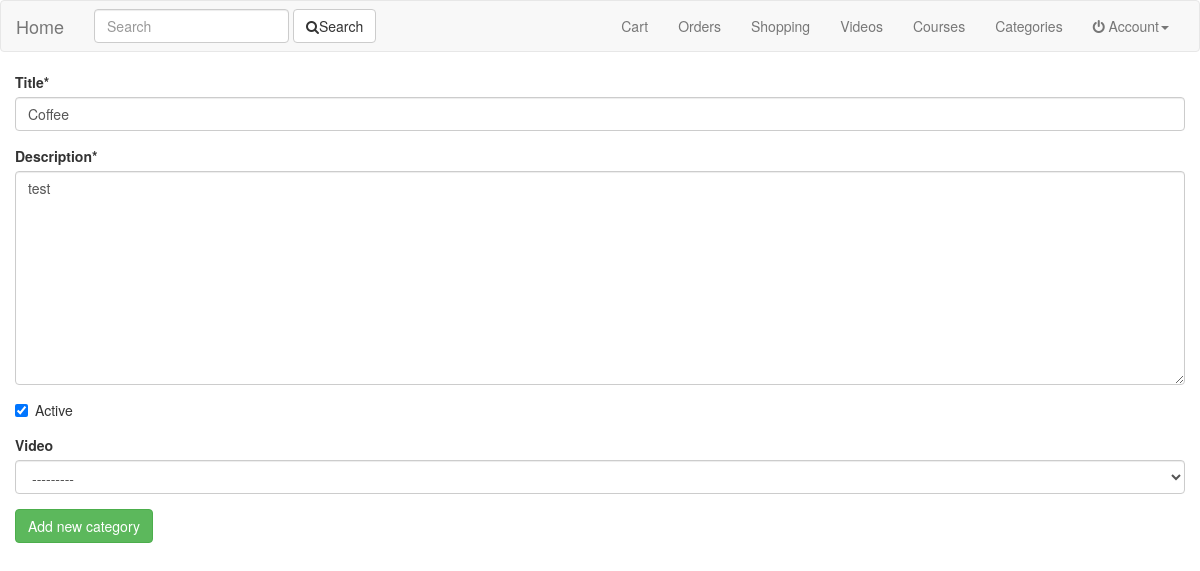
Page /categories/coffee/update/ on the committed database.
### categories/models.py (models this page shows, shortened)
class Category(models.Model):
	video 		= models.ForeignKey(Video, null=True, blank=True)
	title 		= models.CharField(max_length=120)
	slug 		= models.SlugField(blank=True)
	description = models.TextField()
	active 		= models.BooleanField(default=True)
	updated 	= models.DateTimeField(auto_now=True)
	timestamp 	= models.DateTimeField(auto_now_add=True)
	objects = CategoryManager()
	class Meta:
		verbose_name = "Category"
		verbose_name_plural = "Categories"

### videos/models.py (models this page shows, shortened)
class Video(models.Model):
	embed_code 		= models.TextField()
	title 			= models.CharField(max_length=120)
	slug 			= models.SlugField(blank=True)
	free			= models.BooleanField(default=True)
	active 			= models.BooleanField(default=True)
	member_required = models.BooleanField(default=False)
	updated 		= models.DateTimeField(auto_now=True)
	timestamp		= models.DateTimeField(auto_now_add=True)
	objects = VideoManager()
	def __str__(self):
		return str(self.title)

### categories/views.py (the view)
# urls.py: url(r'^(?P<slug>[\w-]+)/update/$', CategoryUpdateView.as_view(), name="update"),
class CategoryUpdateView(UpdateView):
	model = Category
	form_class = CategoryForm

### categories/forms.py
class CategoryForm(forms.ModelForm):
	class Meta:
		model = Category
		fields = [
			"title",
			"description",
			"active",
			"video",
		]

### categories/models.py (called while the page is built)
	def active(self):
		return self.filter(active=True)

	def get_queryset(self):
		return CategoryQuerySet(self.model, using=self._db)

	def all(self):
		return self.get_queryset().all().active(
			).annotate(
				courses_length=Count("secondary_category", distinct=True)
			).prefetch_related("primary_category", "secondary_category")

### courses/models.py (called while the page is built)
	def get_queryset(self):
		return CourseQuerySet(self.model, using=self._db)

### search/templatetags/search_form.py (called while the page is built)
@register.inclusion_tag("search/snippets/search_form.html")
def search_form(request, navbar=False):
	return {"request": request, "navbar": navbar}

### categories/templates/categories/category_form.html (shortened to what this page needs)
{% extends 'base.html' %}
{% load crispy_forms_tags %}
{% block content %}
<form action="" method="POST">
	{{ form|crispy }}
	<button class="btn btn-success">Add new category</button>
</form>
{% endblock %}

### rows in the picture
Category: title "Coffee", description "test", active "☑", video "---------"
